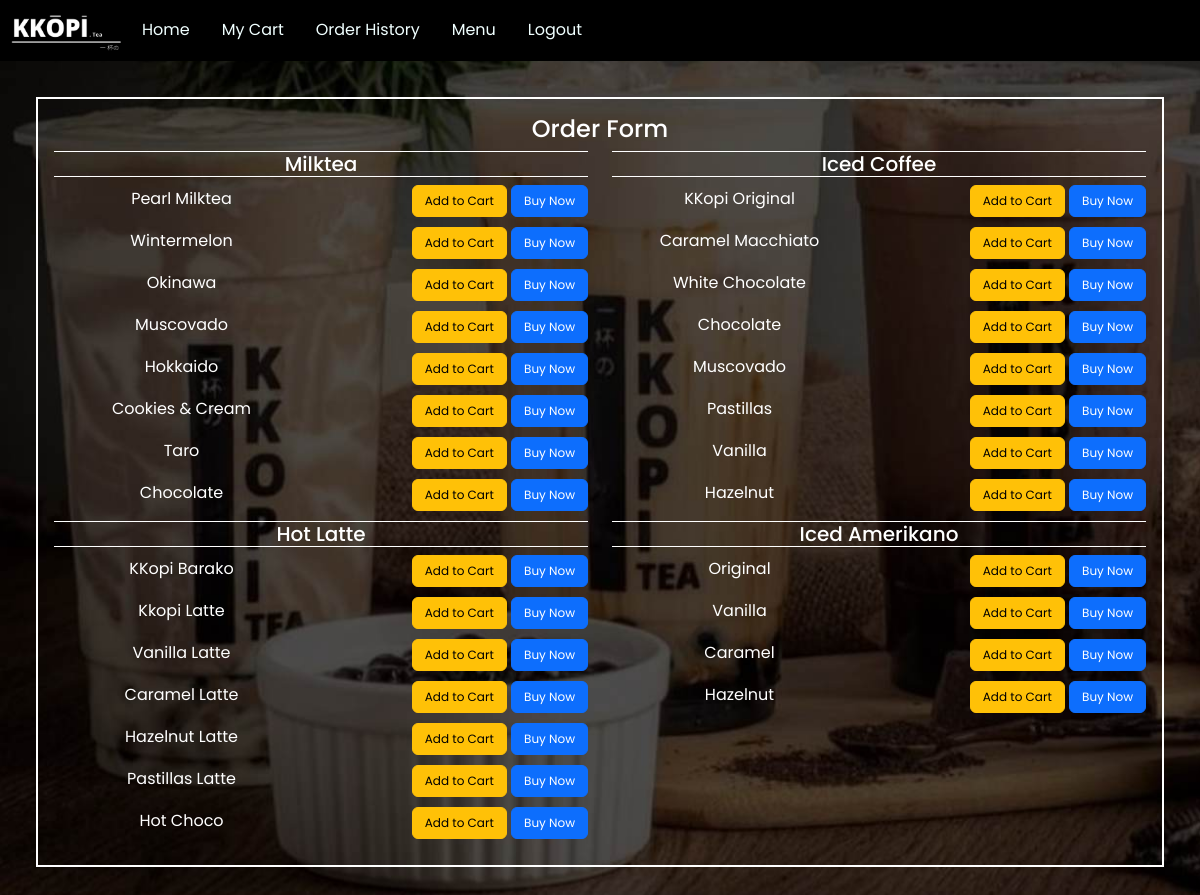
The app's page /user-menu-page.php (signed in) with its own data.
### tables this page shows
CREATE TABLE `products` (
  `product_id` bigint(11) NOT NULL,
  `product_name` varchar(50) NOT NULL,
  `product_type` text NOT NULL,
  `product_image` text NOT NULL
);

### user-menu-page.php (the view, shortened to what this page needs)
<?php
    function get_products_by_type($product_company) {
        include("actions/database-connect.php");
        $query      = "SELECT * FROM products where product_type = '$product_company' ";
        $result       = mysqli_query($con, $query);
        return $result;
    }
    $milktea = get_products_by_type('Milktea');
    $iced_coffee = get_products_by_type('Iced Coffee');
    $hot_latte = get_products_by_type('Hot Latte');
    $iced_amerikano = get_products_by_type('Iced Amerikano');
?>
<!doctype html>
<html lang="en">
    <head>
        <link rel="stylesheet" href="css/main.css">
        <link rel="stylesheet" href="css/bootstrap.css">
        <link rel="stylesheet" href="css/style.css">
    </head>
    <body>
        <div class="main-container">
            <div class="navbar-menu">
                <ul class="nav">
                    <li class="nav-item">
                        <img src="css/images/logo.png" alt="Image">
                    </li>
                    <li class="nav-item">
                        <a class="nav-link" href="user-index.php">Home</a>
                    </li>
                    <li class="nav-item">
                        <a class="nav-link" href="user-my-cart-page.php">My Cart</a>
                    </li>
                    <li class="nav-item">
                        <a class="nav-link" href="user-order-history-page.php">Order History</a>
                    </li>
                    <li class="nav-item">
                        <a class="nav-link" href="#">Menu</a>
                    </li>
                    <li class="nav-item">
                        <a class="nav-link" href="actions/logout-function.php">Logout</a>
                    </li>
                </ul>
            </div>
            <div class="continer-fluid menu">
                <div class="menu-box">
                    <div class="row">
                        <div class="col">
                            <h4>Order Form</h4>
                        </div>
                    </div>
                    <div class="row">
                        <div class="col-6">
                            <h5>Milktea</h5>
                            <div class="product-items">
                                <div class="row">
                                    <?php while($row = mysqli_fetch_array($milktea)){ ?>
                                        <div class="col-6">
                                            <p class="product-name"><?php echo $row['product_name']; ?></p>
                                        </div>
                                        <div class="col-6">
                                            <div class="buttons">
                                                <button class="btn-add-cart btn btn-warning" data-bs-toggle="modal" data-bs-target="#modallAddCart<?php echo $row['product_id'];?>">Add to Cart</button>
                                                <button class="btn btn-primary" data-bs-toggle="modal" data-bs-target="#buyItem<?php echo $row['product_id'];?>">Buy Now</button>
                                            </div>
                                        </div>
                                    <?php
                                        }
                                    ?>
                                </div>
                            </div>
                        </div>
                        <div class="col-6">
                            <h5>Iced Coffee</h5>
                            <div class="product-items">
                                <div class="row">
                                    <?php while($row = mysqli_fetch_array($iced_coffee)){ ?>
                                        <div class="col-6">
                                            <p class="product-name"><?php echo $row['product_name']; ?></p>
                                        </div>
                                        <div class="col-6">
                                            <div class="buttons">
                                                <button class="btn-add-cart btn btn-warning" data-bs-toggle="modal" data-bs-target="#modallAddCart<?php echo $row['product_id'];?>">Add to Cart</button>
                                                <button class="btn btn-primary" data-bs-toggle="modal" data-bs-target="#buyItem<?php echo $row['product_id'];?>">Buy Now</button>
                                            </div>
                                        </div>
                                    <?php
                                        }
                                    ?>
                                </div>
                            </div>
                        </div>
                    </div>
                    <div class="row">
                        <div class="col-6">
                            <h5>Hot Latte</h5>
                            <div class="product-items">
                                <div class="row">
                                    <?php while($row = mysqli_fetch_array($hot_latte)){ ?>
                                        <div class="col-6">
                                            <p class="product-name"><?php echo $row['product_name']; ?></p>
                                        </div>
                                        <div class="col-6">
                                            <div class="buttons">
                                                <button class="btn btn-warning" data-bs-toggle="modal" data-bs-target="#modallAddCart<?php echo $row['product_id'];?>">Add to Cart</button>
                                                <button class="btn btn-primary" data-bs-toggle="modal" data-bs-target="#buyItem<?php echo $row['product_id'];?>">Buy Now</button>
                                            </div>
                                        </div>
                                    <?php
                                        }
                                    ?>
                                </div>
                            </div>
                        </div>
                        <div class="col-6">
                            <h5>Iced Amerikano</h5>
                            <div class="product-items">
                                <div class="row">
                                    <?php while($row = mysqli_fetch_array($iced_amerikano)){ ?>
                                        <div class="col-6">
                                            <p class="product-name"><?php echo $row['product_name']; ?></p>
                                        </div>
                                        <div class="col-6">
                                            <div class="buttons">
                                                <button class="btn-add-cart btn btn-warning" data-bs-toggle="modal" data-bs-target="#modallAddCart<?php echo $row['product_id'];?>">Add to Cart</button>
                                                <button class="btn btn-primary" data-bs-toggle="modal" data-bs-target="#buyItem<?php echo $row['product_id'];?>">Buy Now</button>
                                            </div>
                                        </div>
                                    <?php
                                        }
                                    ?>
                                </div>
                            </div>
                        </div>
                    </div>
                </div>
            </div>
        </div>
    </body>
</html>

### css/main.css (style rules this page uses)
:root { --fc-daygrid-event-dot-width:8px;--fc-list-event-dot-width:10px;--fc-list-event-hover-bg-color:#f5f5f5 }

### css/style.css (style rules this page uses)
body { background-image: url(images/bg-image.jpg); background-size: cover; background-repeat: no-repeat; }
.navbar-menu { background-color: black; padding: 6px; font-family: 'Poppins', sans-serif; }
.navbar-menu .nav-link { margin-top: 4px; color: azure; }
.navbar-menu img { width: 120px; height: 100%; }
.menu { text-align: center; color: white; padding: 36px; }
.menu .menu-box { padding: 16px; border: 2px solid white; font-family: 'Poppins', sans-serif; }
.menu .menu-box h5 { border-top: 1px solid white; border-bottom: 1px solid white; }
.menu-box .buttons { text-align: right; }
.menu-box .buttons .btn { font-size: 12px; }
.menu-box .product-name { margin-top: 2px; }

### records on screen
products: product_name "Pearl Milktea"
products: product_name "Wintermelon"
products: product_name "Okinawa"
products: product_name "Muscovado"
products: product_name "Hokkaido"
products: product_name "Cookies & Cream"
products: product_name "Taro"
products: product_name "Chocolate"
products: product_name "KKopi Original"
products: product_name "Caramel Macchiato"
products: product_name "White Chocolate"
products: product_name "Chocolate"
products: product_name "Muscovado"
products: product_name "Pastillas"
products: product_name "Vanilla"
products: product_name "Hazelnut"
products: product_name "KKopi Barako"
products: product_name "Kkopi Latte"
products: product_name "Vanilla Latte"
products: product_name "Caramel Latte"
products: product_name "Hazelnut Latte"
products: product_name "Pastillas Latte"
products: product_name "Hot Choco"
products: product_name "Original"
products: product_name "Vanilla"
products: product_name "Caramel"
products: product_name "Hazelnut"
